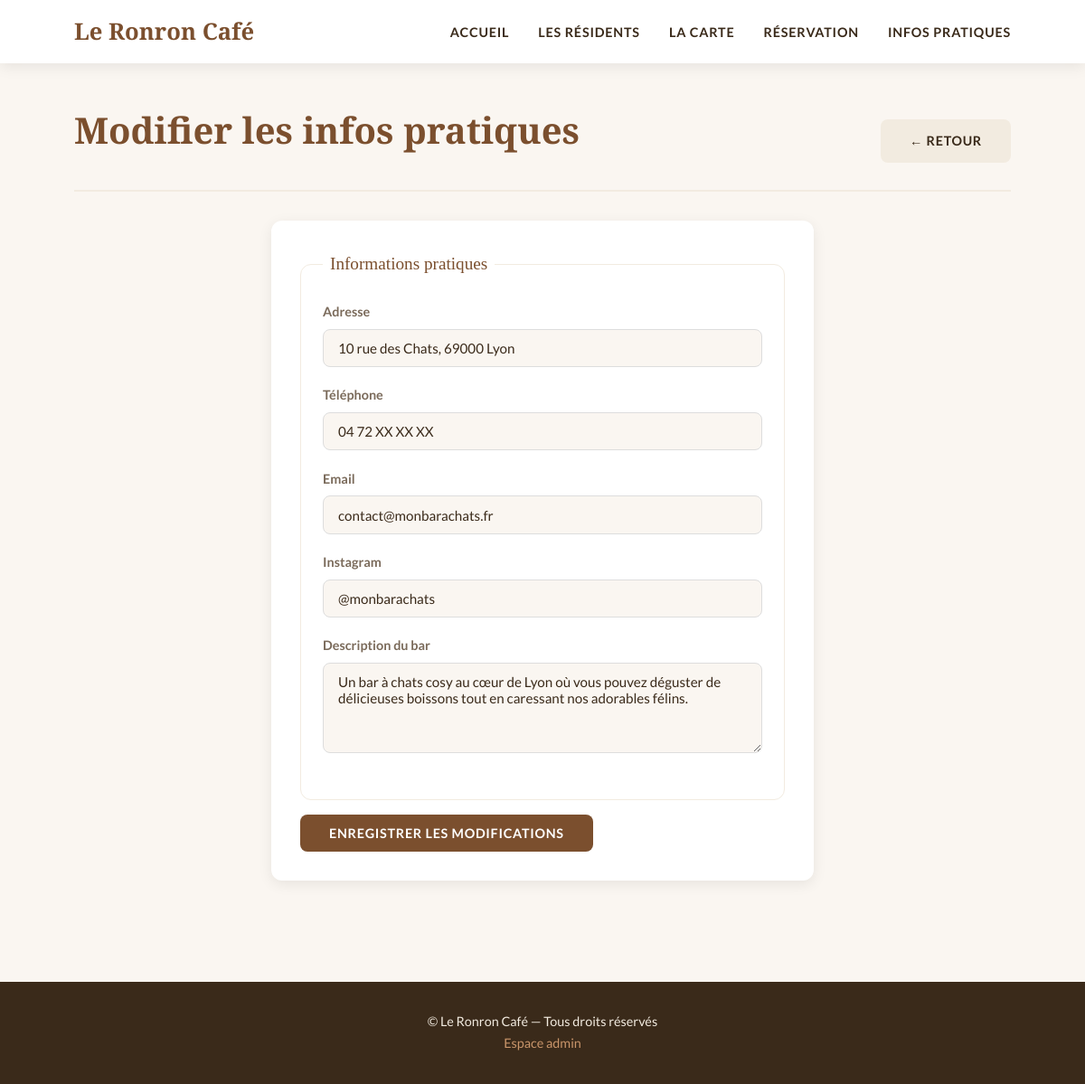
Page /index.php?page=admin&action=edit_infos (signed in) on the committed database.
### tables this page shows
CREATE TABLE Info_Pratique (
    id_info INT AUTO_INCREMENT PRIMARY KEY,
    cle VARCHAR(50) NOT NULL UNIQUE,
    valeur TEXT NOT NULL
);

### controllers/AdminController.php (called while the page is built, shortened)
<?php
require_once 'models/InfoPratique.php';
class AdminController {
    private InfoPratique $modelInfo;
    public function __construct() {
        $this->modelInfo = new InfoPratique();
    }
    public function editInfos(): void {
        $infos = $this->modelInfo->getAll();
        include 'views/templates/header.php';
        include 'views/admin/form_infos.php';
        include 'views/templates/footer.php';
    }
}
?>

### config/database.php (called while the page is built, shortened)
<?php
function getConnexion(): PDO {
    static $pdo = null;
    if ($pdo === null) {
        $dsn = 'mysql:host=' . DB_HOST . ';dbname=' . DB_NAME . ';charset=' . DB_CHARSET;
        try {
            $pdo = new PDO($dsn, DB_USER, DB_PASS, [
                PDO::ATTR_ERRMODE => PDO::ERRMODE_EXCEPTION,
                PDO::ATTR_DEFAULT_FETCH_MODE => PDO::FETCH_ASSOC,
            ]);
        } catch (PDOException $e) {
            die('Erreur de connexion : ' . $e->getMessage());
        }
    }
    return $pdo;
}
?>

### models/Model.php (called while the page is built, shortened)
<?php
require_once 'config/database.php';
abstract class Model {
    public function __construct() {
        $this->pdo = getConnexion();
    }
}
?>

### models/InfoPratique.php (called while the page is built, shortened)
<?php
require_once 'models/Model.php';
class InfoPratique extends Model {
    public function getAll() {
        $requete = $this->pdo->prepare(
            "SELECT * FROM Info_Pratique"
        );
        $requete->execute();
        return $requete->fetchAll();
    }
}
?>

### views/admin/form_infos.php (the view)
<?php
$labels = [
    'adresse' => 'Adresse',
    'telephone' => 'Téléphone',
    'email' => 'Email',
    'instagram' => 'Instagram',
    'description' => 'Description du bar',
];
?>
<div class="admin-header">
    <h1>Modifier les infos pratiques</h1>
    <a href="index.php?page=admin" class="btn btn-secondaire">← Retour</a>
</div>
<div class="formulaire">
    <form action="index.php?page=admin&action=edit_infos" method="post">
        <fieldset>
            <legend>Informations pratiques</legend>
            <?php foreach ($infos as $info) : ?>
                <div class="champ">
                    <label for="<?= $info['cle'] ?>">
                        <?= $labels[$info['cle']] ?? htmlspecialchars($info['cle']) ?>
                    </label>
                    <?php if ($info['cle'] === 'description') : ?>
                        <textarea id="<?= $info['cle'] ?>"
                                  name="infos[<?= $info['cle'] ?>]"><?=
                            htmlspecialchars($info['valeur'])
                        ?></textarea>
                    <?php else : ?>
                        <input type="text"
                               id="<?= $info['cle'] ?>"
                               name="infos[<?= $info['cle'] ?>]"
                               value="<?= htmlspecialchars($info['valeur']) ?>">
                    <?php endif; ?>
                </div>
            <?php endforeach; ?>
        </fieldset>
        <div style="margin-top: 1rem;">
            <button type="submit" class="btn btn-principal">
                Enregistrer les modifications
            </button>
        </div>
    </form>
</div>

### public/css/style.css (style rules this page uses)
:root { --couleur-principale : #7B4F2E; --couleur-secondaire : #C9956A; --couleur-fond : #FAF6F1; --couleur-fond-clair : #F2EBE0; --couleur-texte : #3A2A1A; --couleur-texte-clair: #7A6A5A; --couleur-blanc : #FFFFFF; --couleur-erreur : #C0392B; --couleur-succes : #27AE60; --police-titre : 'Playfair Display', Georgia, serif; --police-texte : 'Lato', Arial, sans-serif; --ombre : 0 4px 15px rgba(0,0,0,0.08); --ombre-hover : 0 8px 25px rgba(0,0,0,0.15); --border-radius : 12px; --transition : all 0.3s ease; }
*, *::before, *::after { box-sizing: border-box; margin: 0; padding: 0; }
body { font-family: var(--police-texte); background: var(--couleur-fond); color: var(--couleur-texte); font-size: 16px; line-height: 1.7; }
a { color: var(--couleur-principale); text-decoration: none; transition: var(--transition); }
h1, h2, h3 { font-family: var(--police-titre); color: var(--couleur-principale); line-height: 1.3; }
h1 { font-size: 2.5rem; margin-bottom: 1.5rem; }
.formulaire { background: var(--couleur-blanc); border-radius: var(--border-radius); padding: 2rem; box-shadow: var(--ombre); max-width: 600px; margin: 0 auto; }
fieldset { border: 1px solid var(--couleur-fond-clair); border-radius: var(--border-radius); padding: 1.5rem; }
legend { font-family: var(--police-titre); font-size: 1.2rem; color: var(--couleur-principale); padding: 0 0.5rem; }
.champ { margin-bottom: 1.2rem; }
label { display: block; font-size: 0.9rem; font-weight: 700; color: var(--couleur-texte-clair); margin-bottom: 0.4rem; }
input[type="text"], input[type="email"], input[type="password"], input[type="date"], input[type="time"], input[type="number"], select, textarea { width: 100%; padding: 0.7rem 1rem; border: 1px solid #DDD; border-radius: 8px; font-family: var(--police-texte); font-size: 0.95rem; color: var(--couleur-texte); background: var(--couleur-fond); transition: var(--transition); }
textarea { resize: vertical; min-height: 100px; }
.btn { display: inline-block; padding: 0.75rem 2rem; border-radius: 8px; font-family: var(--police-texte); font-size: 0.9rem; font-weight: 700; letter-spacing: 0.05em; text-transform: uppercase; cursor: pointer; border: none; transition: var(--transition); }
.btn-principal { background: var(--couleur-principale); color: var(--couleur-blanc); }
.btn-secondaire { background: var(--couleur-fond-clair); color: var(--couleur-texte); }
.admin-header { display: flex; justify-content: space-between; align-items: center; margin-bottom: 2rem; padding-bottom: 1rem; border-bottom: 2px solid var(--couleur-fond-clair); }

### rows in the picture
info_pratique: cle "Adresse", valeur "10 rue des Chats, 69000 Lyon"
info_pratique: cle "Téléphone", valeur "04 72 XX XX XX"
info_pratique: cle "Email", valeur "contact@monbarachats.fr"
info_pratique: cle "Instagram", valeur "@monbarachats"
info_pratique: cle "Description du bar", cle+valeur "Un bar à chats cosy au cœur de Lyon où vous pouvez déguster de délicieuses boissons tout en caressant nos adorables félins."
